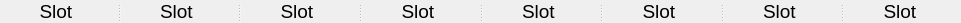
   <widget class="QSplitter" name="splitter">
    <property name="geometry">
     <rect>
      <x>10</x>
      <y>80</y>
      <width>961</width>
      <height>21</height>
     </rect>
    </property>
    <property name="orientation">
     <enum>Qt::Horizontal</enum>
    </property>
    <widget class="QLabel" name="slotLabel1">
     <property name="font">
      <font>
       <pointsize>14</pointsize>
      </font>
     </property>
     <property name="text">
      <string>Slot </string>
     </property>
     <property name="alignment">
      <set>Qt::AlignCenter</set>
     </property>
    </widget>
    <widget class="QLabel" name="slotLabel2">
     <property name="font">
      <font>
       <pointsize>14</pointsize>
      </font>
     </property>
     <property name="text">
      <string>Slot </string>
     </property>
     <property name="alignment">
      <set>Qt::AlignCenter</set>
     </property>
    </widget>
    <widget class="QLabel" name="slotLabel3">
     <property name="font">
      <font>
       <pointsize>14</pointsize>
      </font>
     </property>
     <property name="text">
      <string>Slot </string>
     </property>
     <property name="alignment">
      <set>Qt::AlignCenter</set>
     </property>
    </widget>
    <widget class="QLabel" name="slotLabel4">
     <property name="font">
      <font>
       <pointsize>14</pointsize>
      </font>
     </property>
     <property name="text">
      <string>Slot </string>
     </property>
     <property name="alignment">
      <set>Qt::AlignCenter</set>
     </property>
    </widget>
    <widget class="QLabel" name="slotLabel5">
     <property name="font">
      <font>
       <pointsize>14</pointsize>
      </font>
     </property>
     <property name="text">
      <string>Slot </string>
     </property>
     <property name="alignment">
      <set>Qt::AlignCenter</set>
     </property>
    </widget>
    <widget class="QLabel" name="slotLabel6">
     <property name="font">
      <font>
       <pointsize>14</pointsize>
      </font>
     </property>
     <property name="text">
      <string>Slot </string>
     </property>
     <property name="alignment">
      <set>Qt::AlignCenter</set>
     </property>
    </widget>
    <widget class="QLabel" name="slotLabel7">
     <property name="font">
      <font>
       <pointsize>14</pointsize>
      </font>
     </property>
     <property name="text">
      <string>Slot </string>
     </property>
     <property name="alignment">
      <set>Qt::AlignCenter</set>
     </property>
    </widget>
    <widget class="QLabel" name="slotLabel8">
     <property name="font">
      <font>
       <pointsize>14</pointsize>
      </font>
     </property>
     <property name="text">
      <string>Slot </string>
     </property>
     <property name="alignment">
      <set>Qt::AlignCenter</set>
     </property>
    </widget>
   </widget>
